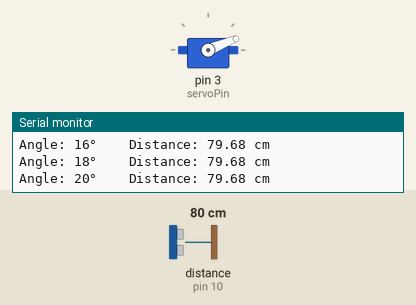
This sketch was run on a simulated Arduino Uno, built with avr-gcc and run on an emulated ATmega328P. Shown: servo, the last lines printed to the serial monitor. Wiring (inferred from the names in the program): ultrasonic range finder: trigger pin 9; echo pin 10. The test bench sets the inputs (shaded band); at power-on: distance to the obstacle (sensor on pin 10) 80 cm. The echo pulse lasts 58.3 µs per cm.

Above: at 2.2 s.
2.3 s: distance to the obstacle (sensor on pin 10) set to 35 cm
At 3.15 s:
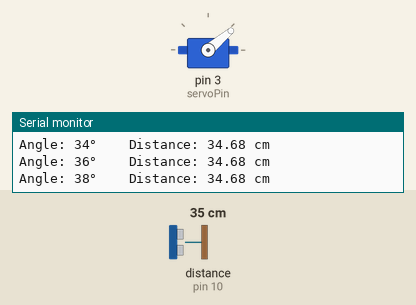
5.3 s: distance to the obstacle (sensor on pin 10) set to 60 cm
At 5.53 s:
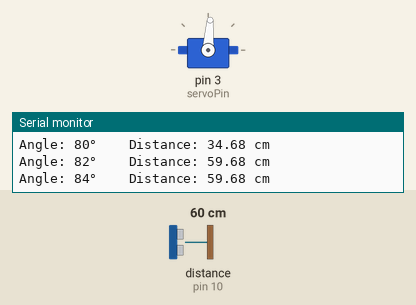
Timing chart, 0 to 17.3 s (numbered marks = the images above; inputs shaded):
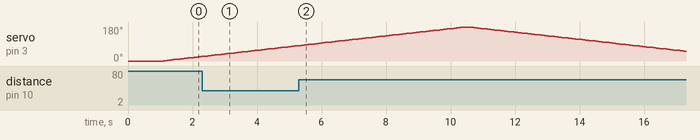

Measured:
- by itself, servo on pin 3 (servoPin): rises from 82° to 180° in 5.0 s, then falls to 52° in 6.8 s

The sketch:

RadarScanner.ino
```cpp
#include <Servo.h>

Servo radarServo;

const int servoPin = 3;
const int trigPin = 9;
const int echoPin = 10;

long duration;
float distance;

float getDistance()
{
  // Clear TRIG
  digitalWrite(trigPin, LOW);
  delayMicroseconds(2);

  // Send 10 us pulse
  digitalWrite(trigPin, HIGH);
  delayMicroseconds(10);
  digitalWrite(trigPin, LOW);

  // Read ECHO
  duration = pulseIn(echoPin, HIGH, 30000);

  // No echo received
  if (duration == 0)
    return -1;

  // Convert to cm
  return duration * 0.0343 / 2;
}

void setup()
{
  Serial.begin(9600);

  pinMode(trigPin, OUTPUT);
  pinMode(echoPin, INPUT);

  radarServo.attach(servoPin);

  radarServo.write(0);
  delay(1000);
}

void loop()
{
  // Sweep 0° -> 180°
  for (int angle = 0; angle <= 180; angle += 2)
  {
    radarServo.write(angle);
    delay(100);

    distance = getDistance();

    Serial.print("Angle: ");
    Serial.print(angle);
    Serial.print("°");

    Serial.print("    Distance: ");

    if (distance == -1)
      Serial.print("Out of Range");
    else
    {
      Serial.print(distance);
      Serial.print(" cm");
    }

    Serial.println();
  }

  // Sweep 180° -> 0°
  for (int angle = 180; angle >= 0; angle -= 2)
  {
    radarServo.write(angle);
    delay(100);

    distance = getDistance();

    Serial.print("Angle: ");
    Serial.print(angle);
    Serial.print("°");

    Serial.print("    Distance: ");

    if (distance == -1)
      Serial.print("Out of Range");
    else
    {
      Serial.print(distance);
      Serial.print(" cm");
    }

    Serial.println();
  }
}
```
